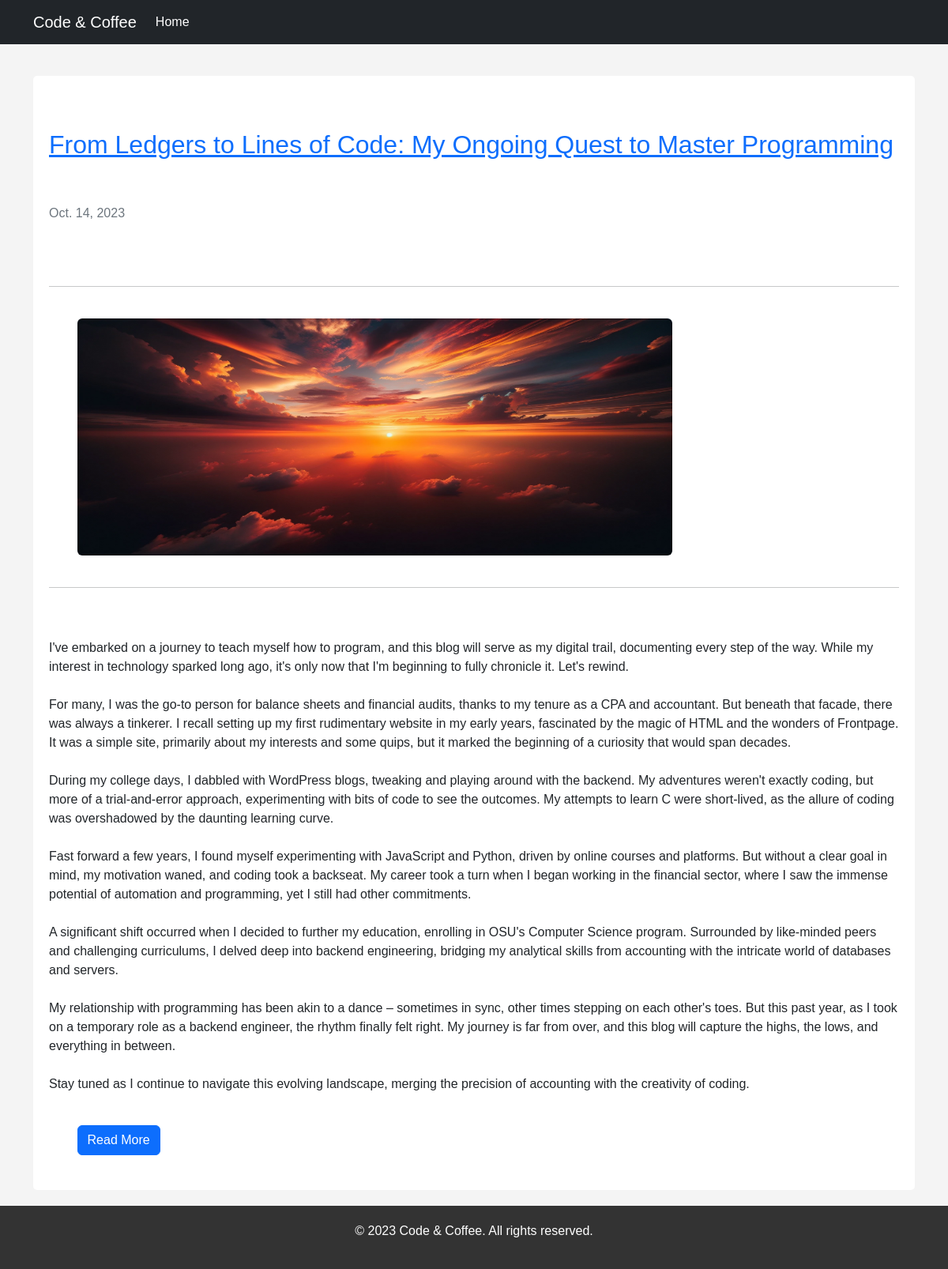
Screenshot of /blog/ with the database file from the repository.
### blog/models.py (models this page shows)
class Blog(models.Model):
    title = models.CharField(max_length=100)
    description = models.TextField()
    date = models.DateField()
    image = models.ImageField(default="", upload_to='blog/images/')

### blog/views.py (the view)
# urls.py: path('', views.all_blogs, name="all_blogs"),
def all_blogs(request):
    blogs = Blog.objects.order_by('-date')
    return render(request, "blog.html", {'blogs': blogs})

### blog/templates/blog.html (shortened to what this page needs)
<!DOCTYPE html>
<html lang="en">
<head>
    <link href="https://cdn.jsdelivr.net/npm/bootstrap@5.2.0/dist/css/bootstrap.min.css" rel="stylesheet">
</head>
<body>
<nav class="navbar navbar-expand-lg navbar-dark bg-dark">
    <div class="container">
        <a class="navbar-brand" href="#">Code & Coffee</a>
        <div class="collapse navbar-collapse" id="navbarNav">
            <ul class="navbar-nav ml-auto">
                <li class="nav-item">
                    <a class="nav-link active" href="{% url 'home' %}">Home</a>
                </li>
            </ul>
        </div>
    </div>
</nav>
<main>
<section class="container">
    {% for blog in blogs %}
    <div class="blog-post">
      <a href="{% url 'blog:detail' blog.id %}"><h2>{{ blog.title }}</h2></a>
        <p class="text-muted">{{ blog.date }}</p>
        <hr>
        <img class="img-fluid rounded" src="{{ blog.image.url }}" alt="Blog Image">
        <hr>
        <p>{{ blog.description }}</p>
        <a href="#" class="btn btn-primary">Read More</a>
    </div>
    {% endfor %}
</section>
</main>
<footer class="footer">
  <div class="container text-center">
      <p>&copy; 2023 Code & Coffee. All rights reserved.</p>
  </div>
</footer>
</body>
</html>

### blog/templates/blog.html (style rules this page uses)
body { font-family: 'Arial', sans-serif; background-color: #f4f4f4; }
.navbar { margin-bottom: 40px; }
.footer { background-color: #333; color: #fff; padding: 20px 0; }
.blog-post { background-color: #ffffff; padding: 20px; margin-bottom: 20px; border-radius: 5px; word-wrap: break-word; white-space: pre-wrap; white-space: -moz-pre-wrap; white-space: -pre-wrap; white-space: -o-pre-wrap; overflow-wrap: break-word; }
.img-fluid { width: 70%; height: 300px; display: center; }

### rows the page displays
Blog: title "From Ledgers to Lines of Code: My Ongoing Quest to Master Programming", date "Oct. 14, 2023", image (picture), description "I've embarked on a journey to teach myself how to program, and this blog will serve as my digital trail, documenting every step of the way. While my interest in technology sparked long ago, it's only now that I'm beginning to fully chronicle it. Let's rewind. For many, I was the go-to person for balance sheets and financial audits, thanks to my tenure as a CPA and accountant. But beneath that facade, there was always a tinkerer. I recall setting up my first rudimentary website in my early years, fascinated by the magic of HTML and the wonders of Frontpage. It was a simple site, primarily about my interests and some quips, but it marked the beginning of a curiosity that would span decades.…"
